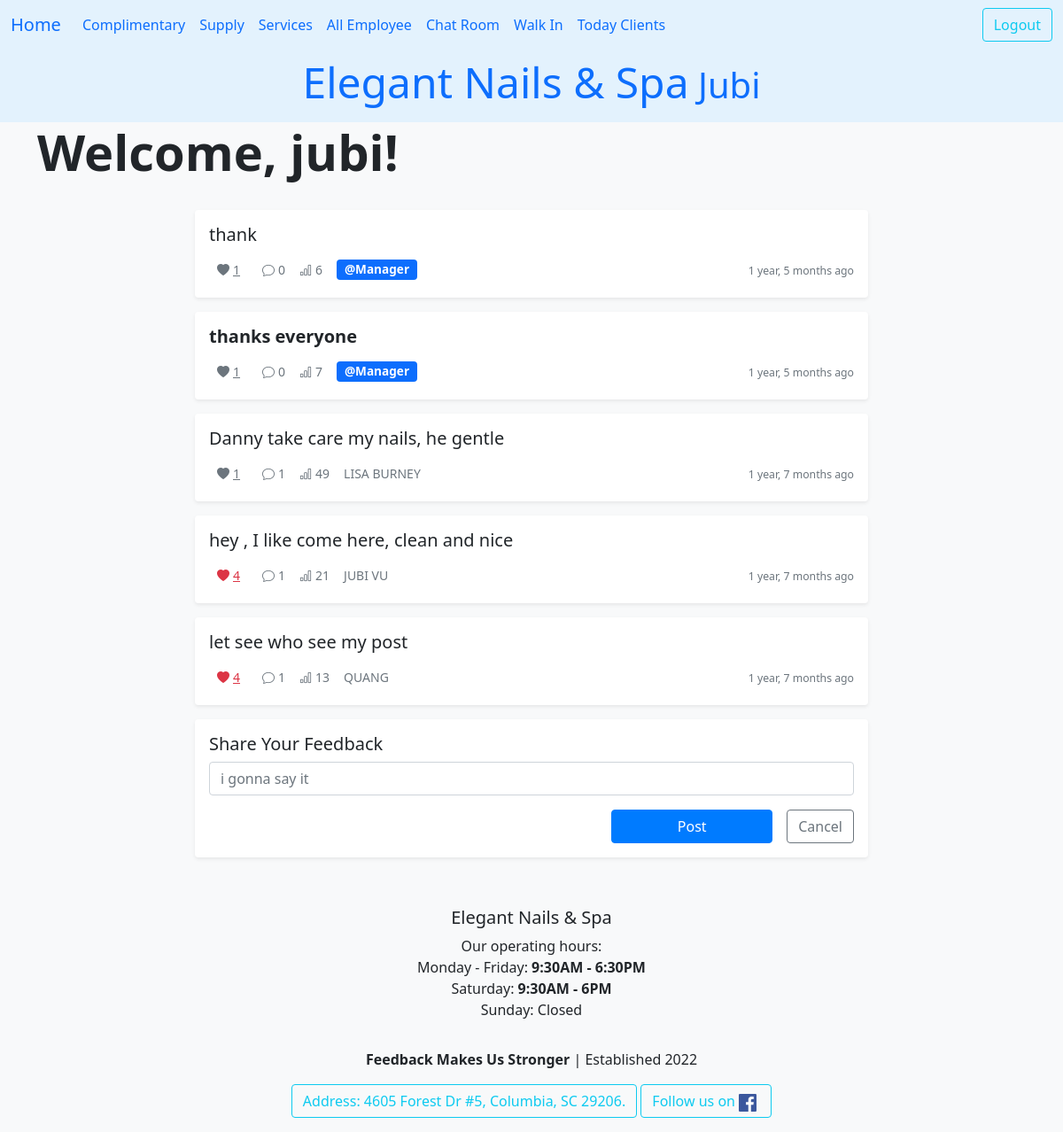
The page /ledger/user_chat_room/ (signed in) on the database its author committed.
### ledger/models.py (models this page shows, shortened)
class Chat(models.Model):
    isNew = models.BooleanField(default=True)
    text = models.TextField(validators=[MinLengthValidator(1, "What's your message.")], max_length=800)
    created_at = models.DateTimeField(auto_now_add=True)
    reply_to = models.ForeignKey('self', on_delete=models.CASCADE, null=True, blank=True, related_name='replies')
    owner = models.ForeignKey(settings.AUTH_USER_MODEL, on_delete=models.CASCADE, related_name="chats", null=True)
    client = models.ForeignKey(Khach, on_delete=models.CASCADE, related_name="client_chats", null=True, blank=True)
    view_count = models.IntegerField(default=0)
    @property
    def total_likes(self):
        return self.likes.count()
    @property
    def client_name(self):
        return self.client.full_name if self.client else "@Manager"
    @property
    def get_reply_count(self):
        return self.replies.count()
    def get_detail_url(self):
        return reverse('ledger:user_chat_detail', kwargs={'pk': self.pk})

class Khach(models.Model):
    class Status(models.TextChoices):
        online = "Confirmed"
        anyone = "Anyone"
        cancel = "Cancel"
    full_name = models.CharField(max_length=25, validators=[MinLengthValidator(5)])
    phone = PhoneNumberField()
    email = models.EmailField(max_length=50, null=True, blank=True, help_text="Enter your email for booking confirmations.")
    technician = models.ForeignKey(Technician, on_delete=models.SET_NULL, null=True, blank=True, related_name='khachs')
    points = models.PositiveIntegerField(default=0)
    first_comes = models.DateTimeField(editable=False,auto_now_add=True)
    desc = models.TextField(max_length=250,blank=True, null=True)
    services = models.ManyToManyField("Service", blank=True, related_name="khachs")
    status = models.CharField(choices=Status.choices, max_length=20, default=Status.online, help_text="Choose anyone as an alternate!")
    day_comes = models.DateField()
    time_at = models.TimeField()
    tag = models.CharField(max_length=20, null=True, blank=True)
    birthday = models.DateField(null=True, blank=True)
    upset_button = models.BooleanField(default=False)
    history = HistoricalRecords()
    class Meta:
        unique_together = ('full_name','phone',)
        ordering = ['full_name','-day_comes']

### ledger/views.py (the view)
# urls.py: path('ledger/user_chat_room/', views.UserChatView.as_view(), name="user_chat_room"),
class UserChatView(LoginRequiredMixin, View):
    template = "ledger/user_chat_room.html"
    def get(self, request):
        chu_tai_khoan = request.user
        allChat = Chat.objects.filter(reply_to__isnull=True).order_by('-created_at').select_related("client").prefetch_related(
            Prefetch('likes', queryset=Like.objects.filter(owner=chu_tai_khoan), to_attr='current_owner_like')
        )
        allChat = allChat[:100]
        paginator = Paginator(allChat, 25)
        page_number = request.GET.get('page', 1)
        page_obj = paginator.get_page(page_number)
        chat_form = ChatForm()
        context = {
            'page_obj' : page_obj, 'chat_form': chat_form,
        }
        return render(request, self.template, context)

### ledger/forms.py
class ChatForm(forms.ModelForm):
    text = forms.CharField(required=True,min_length=1, max_length=500, strip=True, label="",
                           widget=forms.TextInput(
                        attrs={'placeholder': 'i gonna say it'}))
    class Meta:
        model = Chat
        fields = ['text']

### ledger/templates/ledger/user_chat_room.html (shortened to what this page needs)
{% extends 'base.html' %}
{% load crispy_forms_tags %}
{% load crispy_forms_filters %}
{% load humanize %}
{% load static %}
{% block heading %}
<div class="d-flex justify-content-between align-items-center mb-4">
    <h1 class="display-4 fw-bold">Welcome, {{ user.username }}!</h1>
</div>
{% endblock heading %}
{% block content %}
<div class="container-fluid">
    <div class="row justify-content-center">
        <div class="col-lg-8">
            {% for talk in page_obj %}
            <div class="card mb-3 shadow-sm border-0">
                <div class="card-body">
                    <div class="d-flex justify-content-between align-items-center">
                        <a href="{{ talk.get_detail_url }}" class="text-decoration-none text-dark">
                            <h5 class="card-title mb-1 {% if talk.isNew %}fw-bold{% endif %}">{{ talk.text }}</h5>
                        </a>
                    </div>
                    <div class="d-flex align-items-center text-muted small mt-2">
                        <button class="btn btn-sm btn-link like-button {% if talk.current_owner_like %}text-danger {% else %}text-muted{% endif %}"
                                data-chat-id="{{ talk.id }}"
                                data-url="{% url 'ledger:user_chat_like' talk.id %}">
                            <i class="bi bi-heart-fill me-1"></i><span class="like-count">{{ talk.total_likes }}</span>
                        </button>
                        <span class="ms-3">
                            <i class="bi bi-chat me-1"></i>{{ talk.get_reply_count }}
                        </span>
                        <span class="ms-3">
                            <i class="bi bi-bar-chart me-1"></i>{{ talk.view_count }}
                        </span>
                        <span class="ms-3">
                            {% if talk.owner == user %}
                            <span class="badge bg-primary">@Manager</span>
                            {% else %}
                            <span class="fw-semibold">{{ talk.client_name }}</span>
                            {% endif %}
                        </span>
                        <span class="ms-auto">
                            <small>{{ talk.created_at | naturaltime }}</small>
                        </span>
                    </div>
                </div>
            </div>
            {% empty %}
            <div class="text-center text-muted py-5">
                <i class="bi bi-chat-left-text display-4"></i>
                <p class="mt-3">No chats yet. Be the first to post!</p>
            </div>
            {% endfor %}
            <div class="card mb-4 shadow-sm border-0">
                <div class="card-body">
                    <h5 class="card-title">Share Your Feedback</h5>
                    <form action="{% url 'ledger:user_chat_create' %}" method="post">
                        <div class="mb-3">
                            {{ chat_form | crispy }}
                        </div>
                        <div class="d-flex justify-content-end">
                            <button type="submit" class="btn btn-primary me-3 w-25">Post</button>
                            <a href="{% url 'ledger:index' %}" class="btn btn-outline-secondary">Cancel</a>
                        </div>
                    </form>
                </div>
            </div>
        </div>
    </div>
</div>
<link rel="stylesheet" href="{% static 'css/chat.css' %}">
{% endblock content %}
{% block footer %}
<div class="text-center py-3 bg-light">
    <strong>Feedback Makes Us Stronger</strong> | Established 2022
</div>
{% endblock footer %}

### ledger/templates/base.html (shortened to what this page needs)
<!DOCTYPE html>
{% load static %}
<html lang="en">
<head>
    <link href="https://cdn.jsdelivr.net/npm/bootstrap@5.0.2/dist/css/bootstrap.min.css" rel="stylesheet">
    <link rel="stylesheet" href="https://cdn.jsdelivr.net/npm/bootstrap-icons@1.11.3/font/bootstrap-icons.css">
</head>
<body>
    <nav class="navbar navbar-expand-lg" style="background-color: #e3f2fd;">
        <div class="container-fluid">
            <a class="navbar-brand" href="{% url 'ledger:index' %}">Home</a>
            <div class="collapse navbar-collapse" id="navbarSupportedContent">
                <ul class="navbar-nav me-auto mb-2 mb-lg-0">
                    {% if user.is_authenticated %}
                        <li class="nav-item">
                            <a class="nav-link" href="{% url 'ledger:complimentary_list' %}">Complimentary</a>
                        </li>
                        <li class="nav-item">
                            <a class="nav-link" href="{% url 'ledger:all_supplies' %}">Supply</a>
                        </li>
                        <li class="nav-item">
                            <a class="nav-link" href="{% url 'ledger:services' %}">Services</a>
                        </li>
                        <li class="nav-item">
                            <a class="nav-link active" aria-current="page" href="{% url 'ledger:all_employee' %}">All Employee</a>
                        </li>
                        <li class="nav-item">
                            <a class="nav-link" href="{% url 'ledger:user_chat_room' %}">Chat Room</a>
                        </li>
                        <li class="nav-item">
                            <a class="nav-link" href="{% url 'ledger:walkin' %}">Walk In</a>
                        </li>
                        <li class="nav-item">
                            <a class="nav-link" href="{% url 'datHen:listHen' %}">Today Clients</a>
                        </li>
                    {% endif %}
                </ul>
                <div class="auth-buttons">
                    {% if user.is_authenticated %}
                        <form id="logout-form" method="post" action="{% url 'logout' %}" class="d-inline">
                            <button class="btn btn-outline-info" type="submit">Logout</button>
                        </form>
                    {% else %}
                        <a class="btn btn-outline-info" href="{% url 'login' %}">Login</a>
                    {% endif %}
                </div>
            </div>
        </div>
    </nav>
    <nav class="nav justify-content-center fs-4" style="background-color: #e3f2fd;">
        <h1 class="nav-link"><span class="cursive-text display-5">Elegant Nails & Spa</span> {{ user.username| title }}</h1>
    </nav>
    <div class="container-md">
        {% block heading %}
        {% endblock heading %}
    </div>
    <div class="container-fluid">
        {% block content %}
        {% endblock content %}
    </div>
    <footer class="footer bg-light text-center py-3">
        <div class="card-body">
            <h5 class="card-title">Elegant Nails & Spa</h5>
            <p class="card-text">
                Our operating hours:<br>
                Monday - Friday: <strong>9:30AM - 6:30PM</strong><br>
                Saturday: <strong>9:30AM - 6PM</strong><br>
                Sunday: Closed
            </p>
        </div>
        <div class="text-center">
        {% block footer %}
        {% endblock footer %}
        </div>
        <a class="btn btn-outline-info" href="https://www.google.com/maps/place/Aria+Nail+Spa/@34.02038,-80.9710602,17z/data=!3m1!4b1!4m6!3m5!1s0x88f8af45f0cb8575:0x1776d13ae287cb50!8m2!3d34.02038!4d-80.9710602!16s%2Fg%2F11fvpz2t29?entry=ttu&g_ep=EgoyMDI1MDUyNi4wIKXMDSoASAFQAw%3D%3D" role="button">
            Address: 4605 Forest Dr #5, Columbia, SC 29206.
        </a>
        <a class="btn btn-outline-info" href="https://www.facebook.com/quang.hu.10" role="button">
            Follow us on
            <img src="{% static 'ledger/images/Facebook.png' %}" alt="Facebook logo" width="20" height="20" class="me-1">
        </a>
    </footer>
</body>
</html>

### ledger/static/css/chat.css (style rules this page uses)
body { background-color: #f8f9fa; font-family: 'Segoe UI', Tahoma, Geneva, Verdana, sans-serif; }
.card { transition: transform 0.2s, box-shadow 0.2s; }
.btn-primary { background-color: #007bff; border-color: #007bff; }
.badge { font-size: 0.85rem; }

### ledger/templates/base.html (style rules this page uses)
.navbar .auth-buttons { margin-left: auto; }

### rows shown on the page
Chat: text "thank", total_likes "1", get_reply_count "0", view_count "6", shows "@Manager", created_at "1 year, 5 months ago"
Chat: text "thanks everyone", total_likes "1", get_reply_count "0", view_count "7", shows "@Manager", created_at "1 year, 5 months ago"
Chat: text "Danny take care my nails, he gentle", total_likes "1", get_reply_count "1", view_count "49", client_name "LISA BURNEY", created_at "1 year, 7 months ago"
Chat: text "hey , I like come here, clean and nice", total_likes "4", get_reply_count "1", view_count "21", client_name "JUBI VU", created_at "1 year, 7 months ago"
Chat: text "let see who see my post", total_likes "4", get_reply_count "1", view_count "13", client_name "QUANG", created_at "1 year, 7 months ago"

### other values the page prints
{{ user.username| title }} "Jubi"
{{ user.username }} "jubi"
